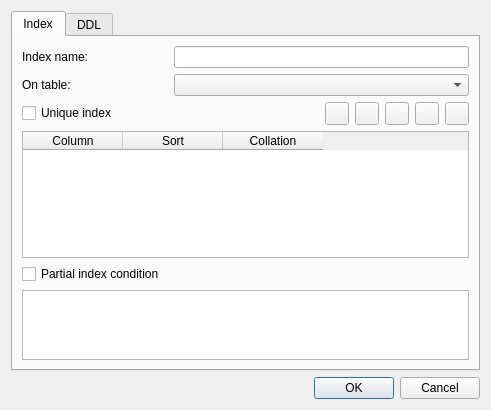
<?xml version="1.0" encoding="UTF-8"?>
<ui version="4.0">
 <class>IndexDialog</class>
 <widget class="QDialog" name="IndexDialog">
  <property name="geometry">
   <rect>
    <x>0</x>
    <y>0</y>
    <width>491</width>
    <height>410</height>
   </rect>
  </property>
  <property name="minimumSize">
   <size>
    <width>400</width>
    <height>300</height>
   </size>
  </property>
  <property name="windowTitle">
   <string>Index</string>
  </property>
  <layout class="QVBoxLayout" name="verticalLayout">
   <item>
    <widget class="QTabWidget" name="tabWidget">
     <property name="currentIndex">
      <number>0</number>
     </property>
     <widget class="QWidget" name="indexTab">
      <attribute name="title">
       <string>Index</string>
      </attribute>
      <layout class="QGridLayout" name="gridLayout_2">
       <item row="0" column="1" colspan="6">
        <widget class="QLineEdit" name="nameEdit"/>
       </item>
       <item row="3" column="0" colspan="7">
        <widget class="QTableWidget" name="columnsTable">
         <property name="sizePolicy">
          <sizepolicy hsizetype="Expanding" vsizetype="Expanding">
           <horstretch>0</horstretch>
           <verstretch>2</verstretch>
          </sizepolicy>
         </property>
         <property name="dragEnabled">
          <bool>false</bool>
         </property>
         <property name="dragDropOverwriteMode">
          <bool>true</bool>
         </property>
         <property name="dragDropMode">
          <enum>QAbstractItemView::NoDragDrop</enum>
         </property>
         <property name="defaultDropAction">
          <enum>Qt::IgnoreAction</enum>
         </property>
         <property name="selectionMode">
          <enum>QAbstractItemView::SingleSelection</enum>
         </property>
         <property name="selectionBehavior">
          <enum>QAbstractItemView::SelectRows</enum>
         </property>
         <property name="verticalScrollMode">
          <enum>QAbstractItemView::ScrollPerPixel</enum>
         </property>
         <property name="horizontalScrollMode">
          <enum>QAbstractItemView::ScrollPerPixel</enum>
         </property>
         <column>
          <property name="text">
           <string>Column</string>
          </property>
         </column>
         <column>
          <property name="text">
           <string>Sort</string>
          </property>
         </column>
         <column>
          <property name="text">
           <string>Collation</string>
          </property>
         </column>
        </widget>
       </item>
       <item row="1" column="0">
        <widget class="QLabel" name="tableLabel">
         <property name="text">
          <string>On table:</string>
         </property>
        </widget>
       </item>
       <item row="1" column="1" colspan="6">
        <widget class="QComboBox" name="tableCombo"/>
       </item>
       <item row="2" column="4">
        <widget class="QToolButton" name="delExprColumnButton">
         <property name="toolTip">
          <string>Delete selected indexed expression</string>
         </property>
         <property name="text">
          <string/>
         </property>
        </widget>
       </item>
       <item row="2" column="5">
        <widget class="QToolButton" name="moveUpButton">
         <property name="toolTip">
          <string>Moves selected index column up in the order, making it more significant in the index.</string>
         </property>
         <property name="text">
          <string/>
         </property>
        </widget>
       </item>
       <item row="2" column="6">
        <widget class="QToolButton" name="moveDownButton">
         <property name="toolTip">
          <string>Moves selected index column down in the order, making it less significant in the index.</string>
         </property>
         <property name="text">
          <string/>
         </property>
        </widget>
       </item>
       <item row="4" column="0" colspan="7">
        <widget class="QCheckBox" name="partialIndexCheck">
         <property name="text">
          <string>Partial index condition</string>
         </property>
        </widget>
       </item>
       <item row="2" column="0" colspan="2">
        <widget class="QCheckBox" name="uniqueCheck">
         <property name="text">
          <string>Unique index</string>
         </property>
        </widget>
       </item>
       <item row="0" column="0">
        <widget class="QLabel" name="nameLabel">
         <property name="text">
          <string>Index name:</string>
         </property>
        </widget>
       </item>
       <item row="2" column="3">
        <widget class="QToolButton" name="editExprColumnButton">
         <property name="toolTip">
          <string>Edit selected indexed expression</string>
         </property>
         <property name="text">
          <string/>
         </property>
        </widget>
       </item>
       <item row="5" column="0" colspan="7">
        <widget class="SqlEditor" name="partialIndexEdit">
         <property name="sizePolicy">
          <sizepolicy hsizetype="Expanding" vsizetype="Expanding">
           <horstretch>0</horstretch>
           <verstretch>1</verstretch>
          </sizepolicy>
         </property>
        </widget>
       </item>
       <item row="2" column="2">
        <widget class="QToolButton" name="addExprColumnButton">
         <property name="toolTip">
          <string>Add indexed expression</string>
         </property>
         <property name="text">
          <string/>
         </property>
        </widget>
       </item>
      </layout>
     </widget>
     <widget class="QWidget" name="ddlTab">
      <attribute name="title">
       <string>DDL</string>
      </attribute>
      <layout class="QVBoxLayout" name="verticalLayout_2">
       <item>
        <widget class="SqlView" name="ddlEdit">
         <property name="readOnly">
          <bool>true</bool>
         </property>
        </widget>
       </item>
      </layout>
     </widget>
    </widget>
   </item>
   <item>
    <widget class="QDialogButtonBox" name="buttonBox">
     <property name="orientation">
      <enum>Qt::Horizontal</enum>
     </property>
     <property name="standardButtons">
      <set>QDialogButtonBox::Cancel|QDialogButtonBox::Ok</set>
     </property>
    </widget>
   </item>
  </layout>
 </widget>
 <customwidgets>
  <customwidget>
   <class>SqlView</class>
   <extends>QPlainTextEdit</extends>
   <header>sqlview.h</header>
  </customwidget>
  <customwidget>
   <class>SqlEditor</class>
   <extends>QPlainTextEdit</extends>
   <header>sqleditor.h</header>
  </customwidget>
 </customwidgets>
 <tabstops>
  <tabstop>tabWidget</tabstop>
  <tabstop>partialIndexCheck</tabstop>
  <tabstop>partialIndexEdit</tabstop>
  <tabstop>buttonBox</tabstop>
  <tabstop>ddlEdit</tabstop>
 </tabstops>
 <resources/>
 <connections>
  <connection>
   <sender>buttonBox</sender>
   <signal>accepted()</signal>
   <receiver>IndexDialog</receiver>
   <slot>accept()</slot>
   <hints>
    <hint type="sourcelabel">
     <x>248</x>
     <y>254</y>
    </hint>
    <hint type="destinationlabel">
     <x>157</x>
     <y>274</y>
    </hint>
   </hints>
  </connection>
  <connection>
   <sender>buttonBox</sender>
   <signal>rejected()</signal>
   <receiver>IndexDialog</receiver>
   <slot>reject()</slot>
   <hints>
    <hint type="sourcelabel">
     <x>316</x>
     <y>260</y>
    </hint>
    <hint type="destinationlabel">
     <x>286</x>
     <y>274</y>
    </hint>
   </hints>
  </connection>
 </connections>
</ui>
